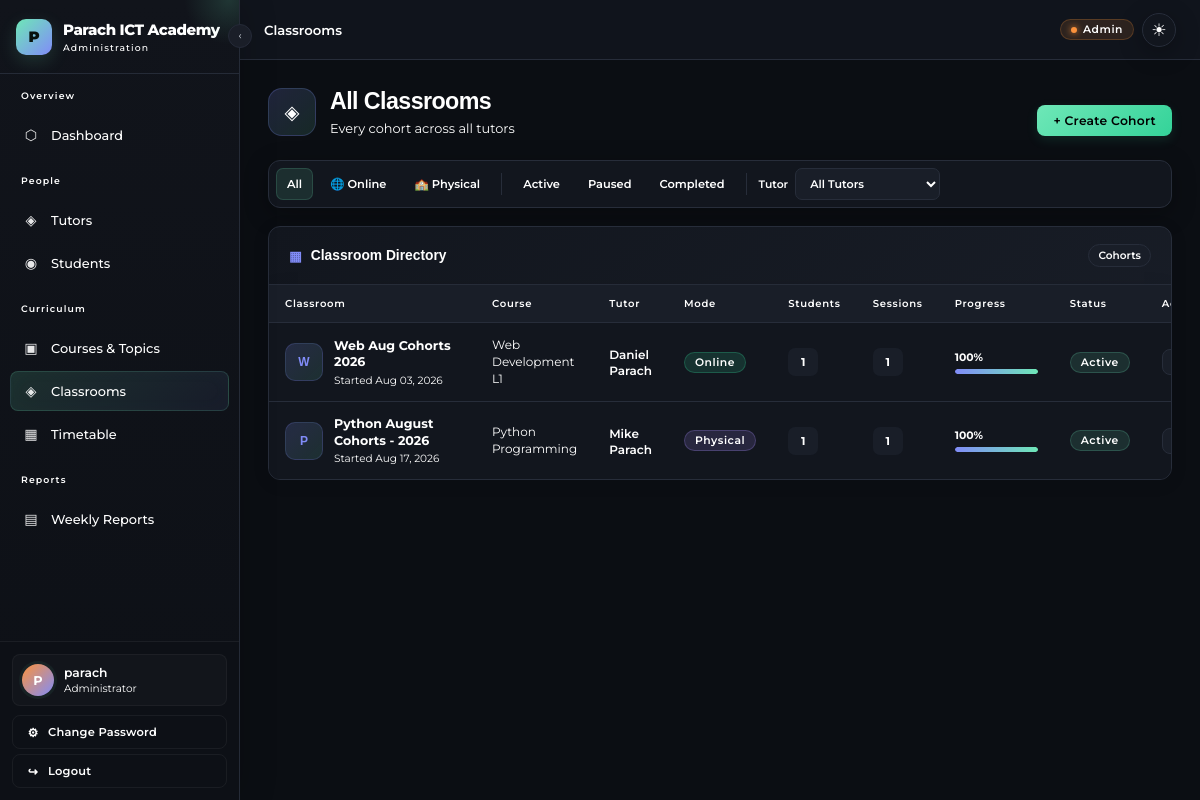
/admin-panel/classrooms/ (signed in), run on an earlier commit of the app's database.
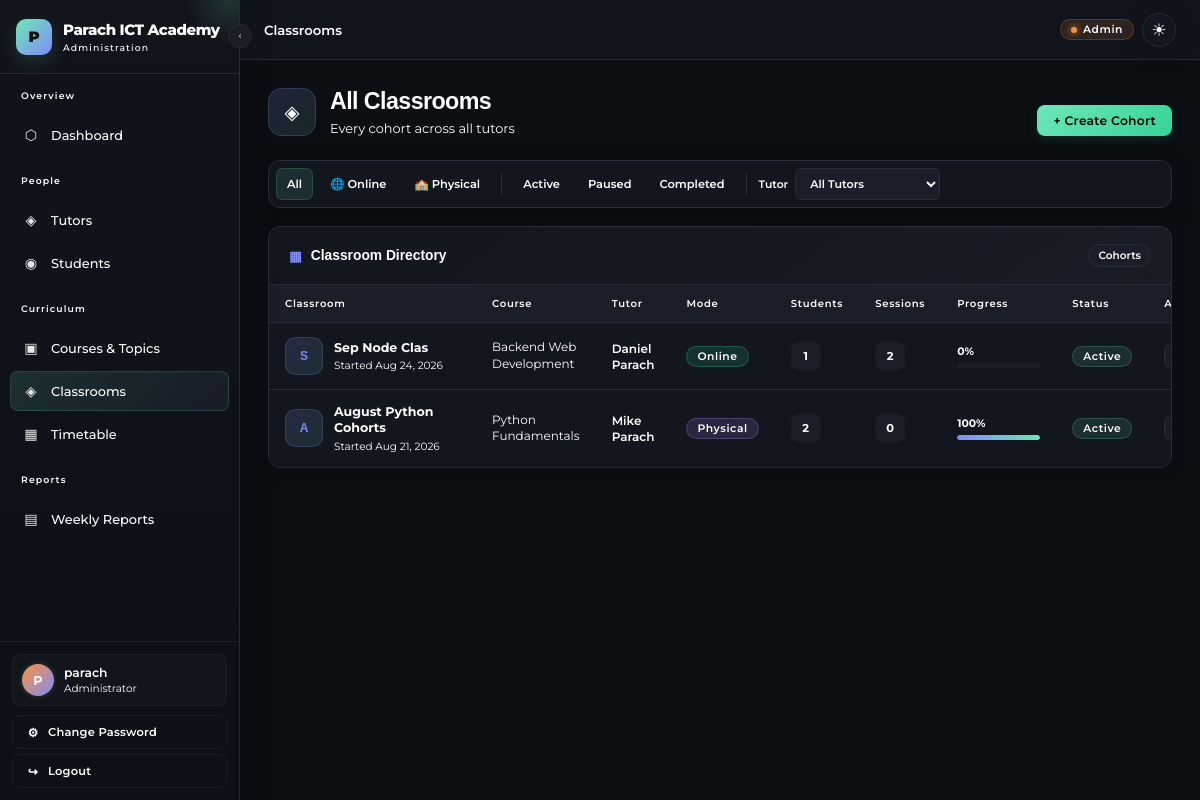
And on a later commit of the database.
### core/models.py (models this page shows, shortened)
class Classroom(models.Model):
    STATUS_CHOICES = [
        ('active', 'Active'),
        ('completed', 'Completed'),
        ('paused', 'Paused'),
    ]
    name        = models.CharField(max_length=255)
    course      = models.ForeignKey(Course, on_delete=models.CASCADE, related_name='classrooms')
    tutor       = models.ForeignKey(Tutor, on_delete=models.CASCADE, related_name='classrooms')
    students    = models.ManyToManyField(Student, related_name='classrooms', blank=True)
    join_code   = models.CharField(max_length=8, unique=True, editable=False)
    status      = models.CharField(max_length=20, choices=STATUS_CHOICES, default='active')
    start_date  = models.DateField()
    end_date    = models.DateField(null=True, blank=True)
    description = models.TextField(blank=True)
    created_at  = models.DateTimeField(auto_now_add=True)
    class Meta:
        ordering = ['-created_at']
    @property
    def progress_percent(self):
        if not self.end_date or not self.start_date:
            return 0
        total   = (self.end_date - self.start_date).days
        elapsed = (date_type.today() - self.start_date).days
        return min(100, round((elapsed / total) * 100)) if total > 0 else 0

class Course(models.Model):
    name = models.CharField(max_length=255)
    description = models.TextField(blank=True)
    code = models.CharField(max_length=20, unique=True)
    duration_weeks = models.PositiveIntegerField(default=12)
    created_at = models.DateTimeField(auto_now_add=True)
    external_id   = models.PositiveIntegerField(unique=True, null=True, blank=True, db_index=True)
    price         = models.DecimalField(max_digits=12, decimal_places=2, null=True, blank=True)
    duration      = models.PositiveIntegerField(null=True, blank=True)  # raw value from API
    skills        = models.CharField(max_length=500, blank=True)
    resource_link = models.URLField(max_length=500, blank=True)
    is_synced     = models.BooleanField(default=False)

class Tutor(models.Model):
    MODE_CHOICES = [('online', 'Online'), ('physical', 'Physical')]
    user = models.OneToOneField(User, on_delete=models.CASCADE, null=True, blank=True)
    name = models.CharField(max_length=255)
    phone = models.CharField(max_length=20, blank=True)
    specialization = models.CharField(max_length=255, blank=True)
    mode = models.CharField(max_length=20, choices=MODE_CHOICES, default='physical')
    active = models.BooleanField(default=True)
    bio = models.TextField(blank=True)
    created_at = models.DateTimeField(auto_now_add=True)
    is_approved = models.BooleanField(default=False)
    @property
    def name(self):
        if self.user:
            full = self.user.get_full_name()
            return full if full.strip() else self.user.username
        return f"Tutor #{self.pk}"

### core/views.py (the view)
# urls.py: path('admin-panel/classrooms/',          views.admin_classrooms,        name='admin_classrooms'),
@login_required
@user_passes_test(is_admin)
def admin_classrooms(request):
    mode_filter   = request.GET.get('mode', '')
    status_filter = request.GET.get('status', '')
    tutor_filter  = request.GET.get('tutor', '')
    classrooms = Classroom.objects.select_related('tutor', 'course').prefetch_related('students')
    if mode_filter:   classrooms = classrooms.filter(tutor__mode=mode_filter)
    if status_filter: classrooms = classrooms.filter(status=status_filter)
    if tutor_filter:  classrooms = classrooms.filter(tutor_id=tutor_filter)
    return render(request, 'core/admin_classrooms.html', {
        'classrooms': classrooms, 'tutors': Tutor.objects.filter(active=True),
        'mode_filter': mode_filter, 'status_filter': status_filter, 'tutor_filter': tutor_filter,
    })

### core/views.py (called while the page is built)
def is_admin(user):
    return user.is_staff or user.is_superuser

### core/templates/core/admin_classrooms.html (shortened to what the changed rows need)
{% extends "core/admin_base.html" %}
{% block content %}
<div class="classrooms-page">
  <div class="classrooms-header">
    <div class="classrooms-heading">
      <div>
        <h1 class="classrooms-title">All Classrooms</h1>
      </div>
    </div>
  </div>
  <div class="card classrooms-card">
    <div class="table-wrap classrooms-table-wrap">
      <table class="classrooms-table">
        <thead>
          <tr>
            <th>Classroom</th>
            <th>Course</th>
            <th>Tutor</th>
            <th>Mode</th>
            <th>Students</th>
            <th>Sessions</th>
            <th>Progress</th>
            <th>Status</th>
            <th>Action</th>
          </tr>
        </thead>
        <tbody>
        {% for cr in classrooms %}
          <tr>
            <td>
              <div class="classroom-name-cell">
                <div class="classroom-avatar">
                  {{ cr.name|slice:":1"|upper }}
                </div>
                <div>
                  <div class="classroom-name">
                    {{ cr.name }}
                  </div>
                  <div class="classroom-date">
                    Started {{ cr.start_date|date:"M d, Y" }}
                  </div>
                </div>
              </div>
            </td>
            <td>
              <div class="course-name">
                {{ cr.course.name }}
              </div>
            </td>
            <td>
              <a href="{% url 'admin_tutor_detail' cr.tutor.pk %}"
                 class="tutor-link">
                {{ cr.tutor.name }}
              </a>
            </td>
            <td>
              <span class="badge badge-{{ cr.tutor.mode }}">
                {{ cr.tutor.get_mode_display }}
              </span>
            </td>
            <td>
              <span class="table-number">
                {{ cr.students.count }}
              </span>
            </td>
            <td>
              <span class="table-number">
                {{ cr.sessions.count }}
              </span>
            </td>
            <td class="progress-cell">
              {% if cr.end_date %}
                <div class="progress-info">
                  <span class="progress-value">
                    {{ cr.progress_percent }}%
                  </span>
                </div>
                <div class="progress-bar-classroom">
                  <div class="progress-bar-fill"
                       style="width:{{ cr.progress_percent }}%">
                  </div>
                </div>
              {% else %}
                <span class="text-muted text-sm">
                  —
                </span>
              {% endif %}
            </td>
            <td>
              <span class="badge
                badge-{% if cr.status == 'active' %}active{% elif cr.status == 'paused' %}submitted{% else %}draft{% endif %}">
                {{ cr.get_status_display }}
              </span>
            </td>
            <td>
              <div class="action-buttons">
                <a href="{% url 'admin_classroom_detail' cr.pk %}"
                   class="btn btn-secondary btn-sm">
                </a>
              </div>
            </td>
          </tr>
        {% endfor %}
        </tbody>
      </table>
    </div>
  </div>
</div>
{% endblock %}

What changed in the data, as far as the page shows it:
removed Classroom: name "W", name "Web Aug Cohorts 2026", start_date "Aug 03, 2026", course.name "Web Development L1", tutor.name "Daniel Parach", tutor.mode "Online", students.count "1", sessions.count "1", progress_percent "100", status "Active"
removed Classroom: name "P", name "Python August Cohorts - 2026", start_date "Aug 17, 2026", course.name "Python Programming", tutor.name "Mike Parach", tutor.mode "Physical", students.count "1", sessions.count "1", progress_percent "100", status "Active"
added Classroom: name "S", name "Sep Node Clas", start_date "Aug 24, 2026", course.name "Backend Web Development", tutor.name "Daniel Parach", tutor.mode "Online", students.count "1", sessions.count "2", progress_percent "0", status "Active"
added Classroom: name "A", name "August Python Cohorts", start_date "Aug 21, 2026", course.name "Python Fundamentals", tutor.name "Mike Parach", tutor.mode "Physical", students.count "2", sessions.count "0", progress_percent "100", status "Active"
